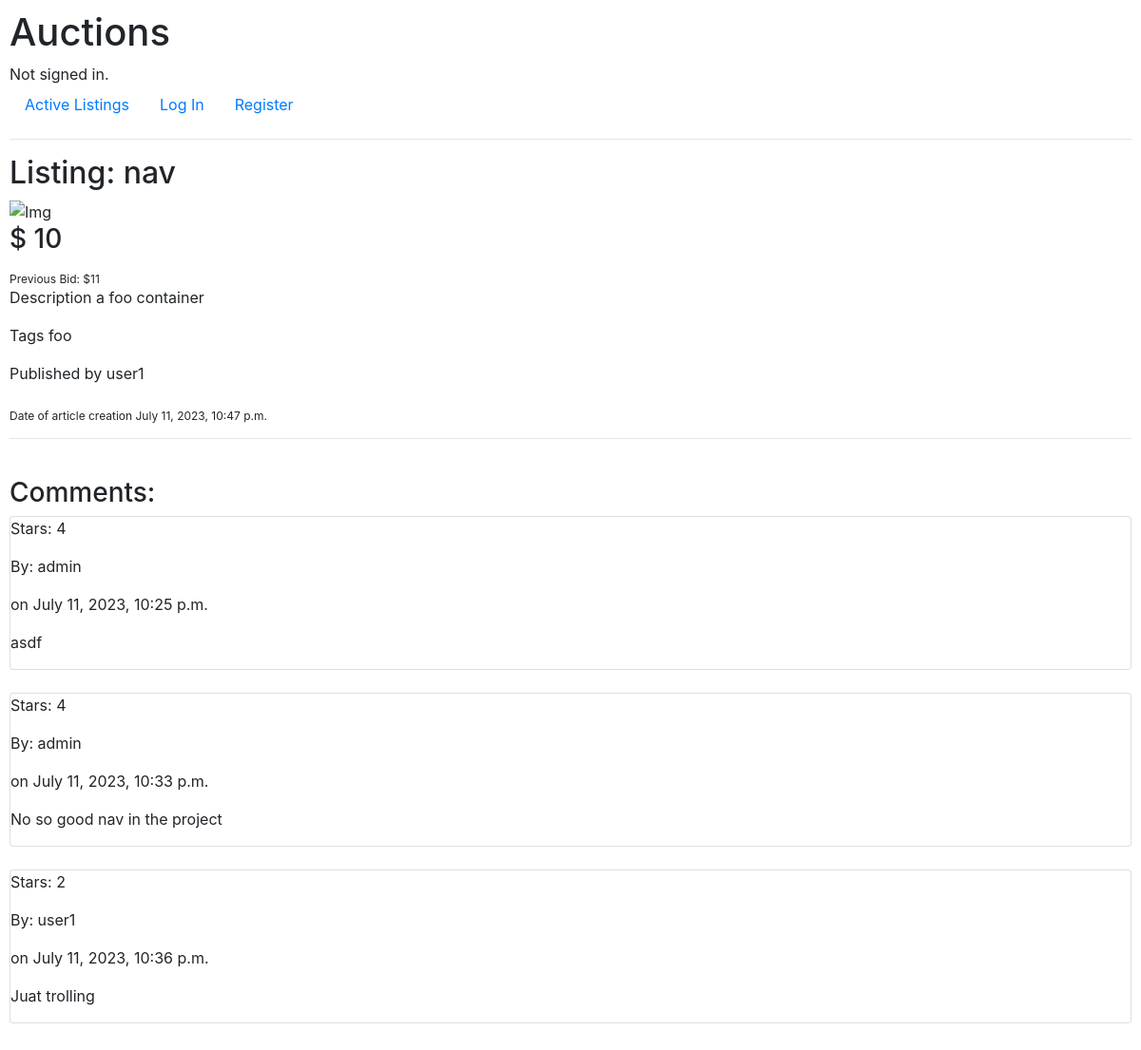
The app's page /4, older data.
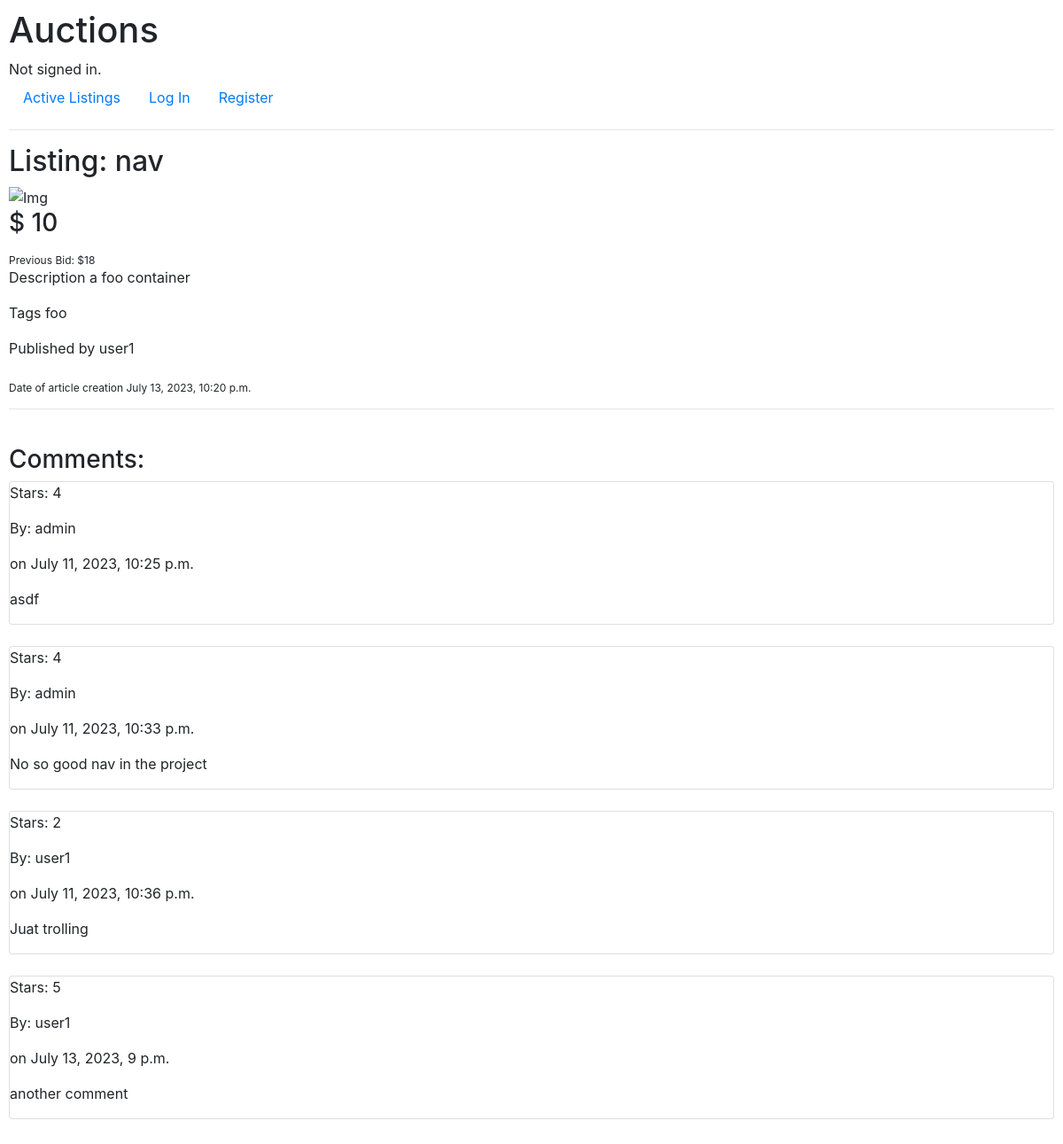
The same page, newer data.
### auctions/models.py (models this page shows, shortened)
class Listings(models.Model):
	title = models.CharField(max_length=100)
	description = models.TextField()
	bid = models.PositiveSmallIntegerField()
	image = models.URLField(blank=True)
	category = models.CharField(max_length=100)
	dateCreated = models.DateTimeField(auto_now=True)
	owner = models.ForeignKey(User, on_delete=models.CASCADE, null=True, related_name="creator")
	active = models.BooleanField(default=True)

class Comments(models.Model):
	stars = models.PositiveSmallIntegerField()
	comment = models.TextField()
	owner = models.ForeignKey(User, on_delete=models.CASCADE, null=True, blank=True, related_name="commenter")
	listing = models.ForeignKey(Listings, on_delete=models.CASCADE, null=True, blank=True, related_name="product")
	date = models.DateTimeField(auto_now=True)

class User(AbstractUser):
    pass

### auctions/views.py (the view)
# urls.py: path("<int:id>", views.listing_item, name="itemListing"),
def listing_item(request, id):
    l = Listings.objects.get(pk=id)
    c = Comments.objects.filter(listing=id)
    b = Bids.objects.filter(listing = id)
    u = 'none user bid yet'
    h = l.bid
    for offers in b:
        if offers.bid > h:
            h = offers.bid
            u = offers.owner
    return render(request, "auctions/itemListing.html", {
        "item": l,
        "comments":c,
        "offers":b,
        "higherBid": h,
        "higherBidUser": u
    })

### auctions/templates/auctions/itemListing.html (shortened to what this page needs)
{% extends "auctions/layout.html" %}
{% block body %}
	<h2>
		{% if item.active == True %}
			Listing: {{item.title}}
		{% else %}
			Listing: {{item.title}}   CLOSED
		{% endif %}
	</h2>
	<img src="{{item.image}}" alt="Img" style="max-height: 350px;">
	<h3>
		{% if item.active == True %}
			$ {{item.bid}}
		{% endif %}
	</h3>
	<sub>Previous Bid:
		{% if higherBid <= item.bid %}
			No bids yet
		{% else %}
			${{higherBid}}
		{% endif %}
	</sub>
	<p>Description {{item.description}} </p>
	<p>Tags {{item.category}} </p>
	<p>Published by {{item.owner}}</p>
	<sub>Date of article creation {{item.dateCreated}} </sub>
	<br>
	<hr>
	<br>
	<h3>Comments:</h3>
	{% for comment in comments %}
		<div class="card">
			<div class="primero">
				<div>
					<p>Stars: {{comment.stars}} </p>
					<p>By: {{comment.owner}} </p>
					<p>on {{comment.date}} </p>
				</div>
			</div>
			<div class="card-text segundo">
				<p>{{comment.comment}}</p>
			</div>
		</div>
		<br>
	{% endfor %}
{% endblock %}

Row changes from the older to the newer data that the page shows:
changed Listings "nav": dateCreated "July 11, 2023, 10:47 p.m." → "July 13, 2023, 10:20 p.m."
added Comments: stars "5", owner "user1", date "July 13, 2023, 9 p.m.", comment "another comment"
Text that changed along with them:
{{ higherBid }}: "11" → "18"
